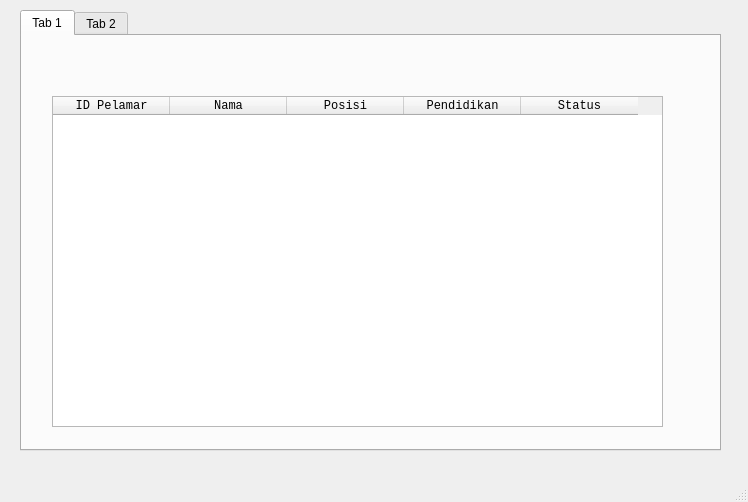
<?xml version="1.0" encoding="UTF-8"?>
<ui version="4.0">
 <class>MainWindow</class>
 <widget class="QMainWindow" name="MainWindow">
  <property name="geometry">
   <rect>
    <x>0</x>
    <y>0</y>
    <width>748</width>
    <height>502</height>
   </rect>
  </property>
  <property name="windowTitle">
   <string>MainWindow</string>
  </property>
  <widget class="QWidget" name="centralwidget">
   <widget class="QTabWidget" name="tabWidget">
    <property name="geometry">
     <rect>
      <x>20</x>
      <y>10</y>
      <width>701</width>
      <height>441</height>
     </rect>
    </property>
    <widget class="QWidget" name="tab">
     <attribute name="title">
      <string>Tab 1</string>
     </attribute>
     <widget class="QTableWidget" name="tableWidget_2">
      <property name="geometry">
       <rect>
        <x>30</x>
        <y>60</y>
        <width>611</width>
        <height>331</height>
       </rect>
      </property>
      <property name="styleSheet">
       <string notr="true">font-family: consolas;</string>
      </property>
      <attribute name="horizontalHeaderDefaultSectionSize">
       <number>117</number>
      </attribute>
      <column>
       <property name="text">
        <string>ID Pelamar</string>
       </property>
      </column>
      <column>
       <property name="text">
        <string>Nama</string>
       </property>
      </column>
      <column>
       <property name="text">
        <string>Posisi</string>
       </property>
      </column>
      <column>
       <property name="text">
        <string>Pendidikan</string>
       </property>
      </column>
      <column>
       <property name="text">
        <string>Status</string>
       </property>
      </column>
     </widget>
    </widget>
    <widget class="QWidget" name="tab_2">
     <attribute name="title">
      <string>Tab 2</string>
     </attribute>
    </widget>
   </widget>
  </widget>
  <widget class="QMenuBar" name="menubar">
   <property name="geometry">
    <rect>
     <x>0</x>
     <y>0</y>
     <width>748</width>
     <height>21</height>
    </rect>
   </property>
  </widget>
  <widget class="QStatusBar" name="statusbar"/>
 </widget>
 <resources/>
 <connections/>
</ui>
